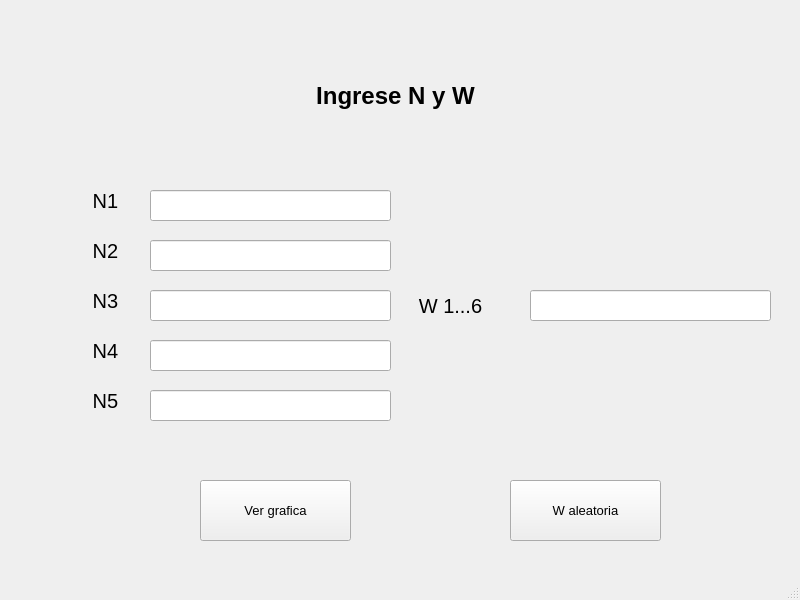
<?xml version="1.0" encoding="UTF-8"?>
<ui version="4.0">
 <class>MainWindow</class>
 <widget class="QMainWindow" name="MainWindow">
  <property name="geometry">
   <rect>
    <x>0</x>
    <y>0</y>
    <width>800</width>
    <height>600</height>
   </rect>
  </property>
  <property name="windowTitle">
   <string>MainWindow</string>
  </property>
  <widget class="QWidget" name="centralwidget">
   <widget class="QPushButton" name="botonIngresar">
    <property name="geometry">
     <rect>
      <x>200</x>
      <y>480</y>
      <width>151</width>
      <height>61</height>
     </rect>
    </property>
    <property name="font">
     <font>
      <family>MS Sans Serif</family>
      <pointsize>10</pointsize>
     </font>
    </property>
    <property name="text">
     <string>Ver grafica</string>
    </property>
   </widget>
   <widget class="QLabel" name="label">
    <property name="geometry">
     <rect>
      <x>120</x>
      <y>80</y>
      <width>551</width>
      <height>31</height>
     </rect>
    </property>
    <property name="font">
     <font>
      <family>MS Sans Serif</family>
      <pointsize>18</pointsize>
      <weight>75</weight>
      <bold>true</bold>
     </font>
    </property>
    <property name="text">
     <string>Ingrese N y W</string>
    </property>
    <property name="alignment">
     <set>Qt::AlignCenter</set>
    </property>
   </widget>
   <widget class="QLineEdit" name="ws">
    <property name="geometry">
     <rect>
      <x>530</x>
      <y>290</y>
      <width>241</width>
      <height>31</height>
     </rect>
    </property>
    <property name="font">
     <font>
      <family>MS Sans Serif</family>
     </font>
    </property>
   </widget>
   <widget class="QLabel" name="etiquetaCadena_6">
    <property name="geometry">
     <rect>
      <x>390</x>
      <y>290</y>
      <width>121</width>
      <height>31</height>
     </rect>
    </property>
    <property name="font">
     <font>
      <family>MS Sans Serif</family>
      <pointsize>15</pointsize>
     </font>
    </property>
    <property name="text">
     <string>W 1...6</string>
    </property>
    <property name="alignment">
     <set>Qt::AlignCenter</set>
    </property>
   </widget>
   <widget class="QLabel" name="etiquetaCadena_11">
    <property name="geometry">
     <rect>
      <x>40</x>
      <y>230</y>
      <width>131</width>
      <height>41</height>
     </rect>
    </property>
    <property name="font">
     <font>
      <family>MS Sans Serif</family>
      <pointsize>15</pointsize>
     </font>
    </property>
    <property name="text">
     <string>N2</string>
    </property>
    <property name="alignment">
     <set>Qt::AlignCenter</set>
    </property>
   </widget>
   <widget class="QLabel" name="etiquetaCadena_12">
    <property name="geometry">
     <rect>
      <x>50</x>
      <y>380</y>
      <width>111</width>
      <height>41</height>
     </rect>
    </property>
    <property name="font">
     <font>
      <family>MS Sans Serif</family>
      <pointsize>15</pointsize>
     </font>
    </property>
    <property name="text">
     <string>N5</string>
    </property>
    <property name="alignment">
     <set>Qt::AlignCenter</set>
    </property>
   </widget>
   <widget class="QLabel" name="etiquetaCadena_13">
    <property name="geometry">
     <rect>
      <x>40</x>
      <y>180</y>
      <width>131</width>
      <height>41</height>
     </rect>
    </property>
    <property name="font">
     <font>
      <family>MS Sans Serif</family>
      <pointsize>15</pointsize>
     </font>
    </property>
    <property name="text">
     <string>N1</string>
    </property>
    <property name="alignment">
     <set>Qt::AlignCenter</set>
    </property>
   </widget>
   <widget class="QLabel" name="etiquetaCadena_14">
    <property name="geometry">
     <rect>
      <x>50</x>
      <y>330</y>
      <width>111</width>
      <height>41</height>
     </rect>
    </property>
    <property name="font">
     <font>
      <family>MS Sans Serif</family>
      <pointsize>15</pointsize>
     </font>
    </property>
    <property name="text">
     <string>N4</string>
    </property>
    <property name="alignment">
     <set>Qt::AlignCenter</set>
    </property>
   </widget>
   <widget class="QLabel" name="etiquetaCadena_15">
    <property name="geometry">
     <rect>
      <x>50</x>
      <y>280</y>
      <width>111</width>
      <height>41</height>
     </rect>
    </property>
    <property name="font">
     <font>
      <family>MS Sans Serif</family>
      <pointsize>15</pointsize>
     </font>
    </property>
    <property name="text">
     <string>N3</string>
    </property>
    <property name="alignment">
     <set>Qt::AlignCenter</set>
    </property>
   </widget>
   <widget class="QLineEdit" name="n3">
    <property name="geometry">
     <rect>
      <x>150</x>
      <y>290</y>
      <width>241</width>
      <height>31</height>
     </rect>
    </property>
    <property name="font">
     <font>
      <family>MS Sans Serif</family>
     </font>
    </property>
   </widget>
   <widget class="QLineEdit" name="n4">
    <property name="geometry">
     <rect>
      <x>150</x>
      <y>340</y>
      <width>241</width>
      <height>31</height>
     </rect>
    </property>
    <property name="font">
     <font>
      <family>MS Sans Serif</family>
     </font>
    </property>
   </widget>
   <widget class="QLineEdit" name="n5">
    <property name="geometry">
     <rect>
      <x>150</x>
      <y>390</y>
      <width>241</width>
      <height>31</height>
     </rect>
    </property>
    <property name="font">
     <font>
      <family>MS Sans Serif</family>
     </font>
    </property>
   </widget>
   <widget class="QLineEdit" name="n2">
    <property name="geometry">
     <rect>
      <x>150</x>
      <y>240</y>
      <width>241</width>
      <height>31</height>
     </rect>
    </property>
    <property name="font">
     <font>
      <family>MS Sans Serif</family>
     </font>
    </property>
    <property name="text">
     <string/>
    </property>
   </widget>
   <widget class="QLineEdit" name="n1">
    <property name="geometry">
     <rect>
      <x>150</x>
      <y>190</y>
      <width>241</width>
      <height>31</height>
     </rect>
    </property>
    <property name="font">
     <font>
      <family>MS Sans Serif</family>
     </font>
    </property>
   </widget>
   <widget class="QPushButton" name="aleatorio">
    <property name="geometry">
     <rect>
      <x>510</x>
      <y>480</y>
      <width>151</width>
      <height>61</height>
     </rect>
    </property>
    <property name="font">
     <font>
      <family>MS Sans Serif</family>
      <pointsize>10</pointsize>
     </font>
    </property>
    <property name="text">
     <string>W aleatoria</string>
    </property>
   </widget>
   <widget class="QLabel" name="wsA">
    <property name="geometry">
     <rect>
      <x>440</x>
      <y>340</y>
      <width>351</width>
      <height>31</height>
     </rect>
    </property>
    <property name="font">
     <font>
      <family>MS Sans Serif</family>
      <pointsize>8</pointsize>
      <weight>75</weight>
      <bold>true</bold>
     </font>
    </property>
    <property name="text">
     <string/>
    </property>
    <property name="alignment">
     <set>Qt::AlignCenter</set>
    </property>
   </widget>
  </widget>
  <widget class="QStatusBar" name="statusbar"/>
 </widget>
 <resources/>
 <connections/>
</ui>
